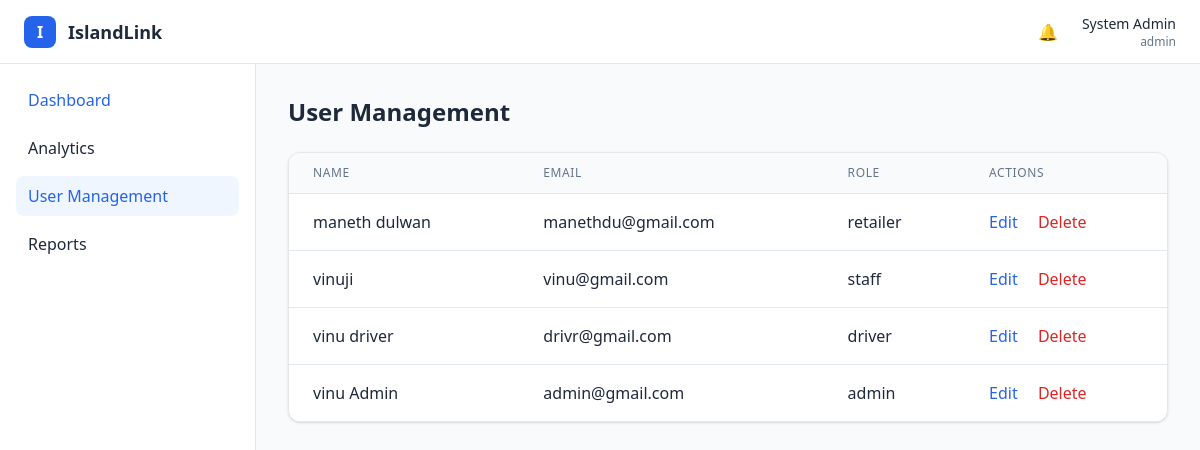
Screenshot of /php/user_manage.php with the database file from the repository.
### tables this page shows
CREATE TABLE `users` (
  `id` int(11) NOT NULL,
  `full_name` varchar(255) NOT NULL,
  `email` varchar(255) NOT NULL,
  `phone` varchar(50) DEFAULT NULL,
  `password` varchar(255) NOT NULL,
  `role` enum('user','retailer','driver','staff','admin') NOT NULL DEFAULT 'user',
  `created_at` timestamp NULL DEFAULT current_timestamp()
);

### php/user_manage.php (the view, shortened to what this page needs)
<?php
require_once 'db.php';
$adminName = "System Admin";
$adminRole = "admin";
$usersResult = $conn->query("SELECT id, full_name, email, role FROM users ORDER BY id ASC");
$users = [];
while ($row = $usersResult->fetch_assoc()) {
    $users[] = $row;
}
?>
<!DOCTYPE html>
<html lang="en">
<head>
<script src="https://cdn.tailwindcss.com"></script>
</head>
<body class="bg-slate-50 text-slate-800">
<header class="h-16 bg-white border-b flex items-center justify-between px-6">
    <div class="flex items-center gap-3">
        <div class="w-8 h-8 bg-blue-600 text-white rounded-lg flex items-center justify-center font-bold">I</div>
        <span class="font-bold text-lg">IslandLink</span>
    </div>
    <div class="flex items-center gap-6">
        <div class="relative">🔔</div>
        <div class="text-right">
            <p class="text-sm font-medium"><?= htmlspecialchars($adminName) ?></p>
            <p class="text-xs text-slate-500"><?= htmlspecialchars($adminRole) ?></p>
        </div>
    </div>
</header>
<div class="flex min-h-[calc(100vh-64px)]">
    <aside class="w-64 bg-white border-r p-4 space-y-2">
        <a class="flex items-center gap-3 px-3 py-2 rounded-lg hover:bg-blue-50 text-blue-600 font-medium" href="#">Dashboard</a>
        <a class="flex items-center gap-3 px-3 py-2 rounded-lg hover:bg-slate-100" href="#">Analytics</a>
        <a class="flex items-center gap-3 px-3 py-2 rounded-lg bg-blue-50 text-blue-600 font-medium" href="#">User Management</a>
        <a class="flex items-center gap-3 px-3 py-2 rounded-lg hover:bg-slate-100" href="../php/reports.php">Reports</a>
    </aside>
    <main class="flex-1 p-8">
        <h1 class="text-2xl font-bold mb-6">User Management</h1>
        <div class="overflow-x-auto bg-white border rounded-xl shadow">
            <table class="min-w-full divide-y divide-slate-200">
                <thead class="bg-slate-50">
                    <tr>
                        <th class="px-6 py-3 text-left text-xs font-medium text-slate-500 uppercase tracking-wider">Name</th>
                        <th class="px-6 py-3 text-left text-xs font-medium text-slate-500 uppercase tracking-wider">Email</th>
                        <th class="px-6 py-3 text-left text-xs font-medium text-slate-500 uppercase tracking-wider">Role</th>
                        <th class="px-6 py-3 text-left text-xs font-medium text-slate-500 uppercase tracking-wider">Actions</th>
                    </tr>
                </thead>
                <tbody class="bg-white divide-y divide-slate-200">
                    <?php foreach ($users as $user): ?>
                    <tr>
                        <td class="px-6 py-4 whitespace-nowrap"><?= htmlspecialchars($user['full_name']) ?></td>
                        <td class="px-6 py-4 whitespace-nowrap"><?= htmlspecialchars($user['email']) ?></td>
                        <td class="px-6 py-4 whitespace-nowrap"><?= htmlspecialchars($user['role']) ?></td>
                        <td class="px-6 py-4 whitespace-nowrap">
                            <a href="edit_user.php?id=<?= $user['id'] ?>" class="text-blue-600 hover:text-blue-900 mr-4">Edit</a>
                            <a href="delete_user.php?id=<?= $user['id'] ?>" class="text-red-600 hover:text-red-900" onclick="return confirm('Are you sure?')">Delete</a>
                        </td>
                    </tr>
                    <?php endforeach; ?>
                </tbody>
            </table>
        </div>
    </main>
</div>
</body>
</html>

### rows the page displays
users: full_name "maneth dulwan", email "manethdu@gmail.com", role "retailer"
users: full_name "vinuji", email "vinu@gmail.com", role "staff"
users: full_name "vinu driver", email "drivr@gmail.com", role "driver"
users: full_name "vinu Admin", email "admin@gmail.com", role "admin"

### other values shown
$adminName "System Admin"
$adminRole "admin"
